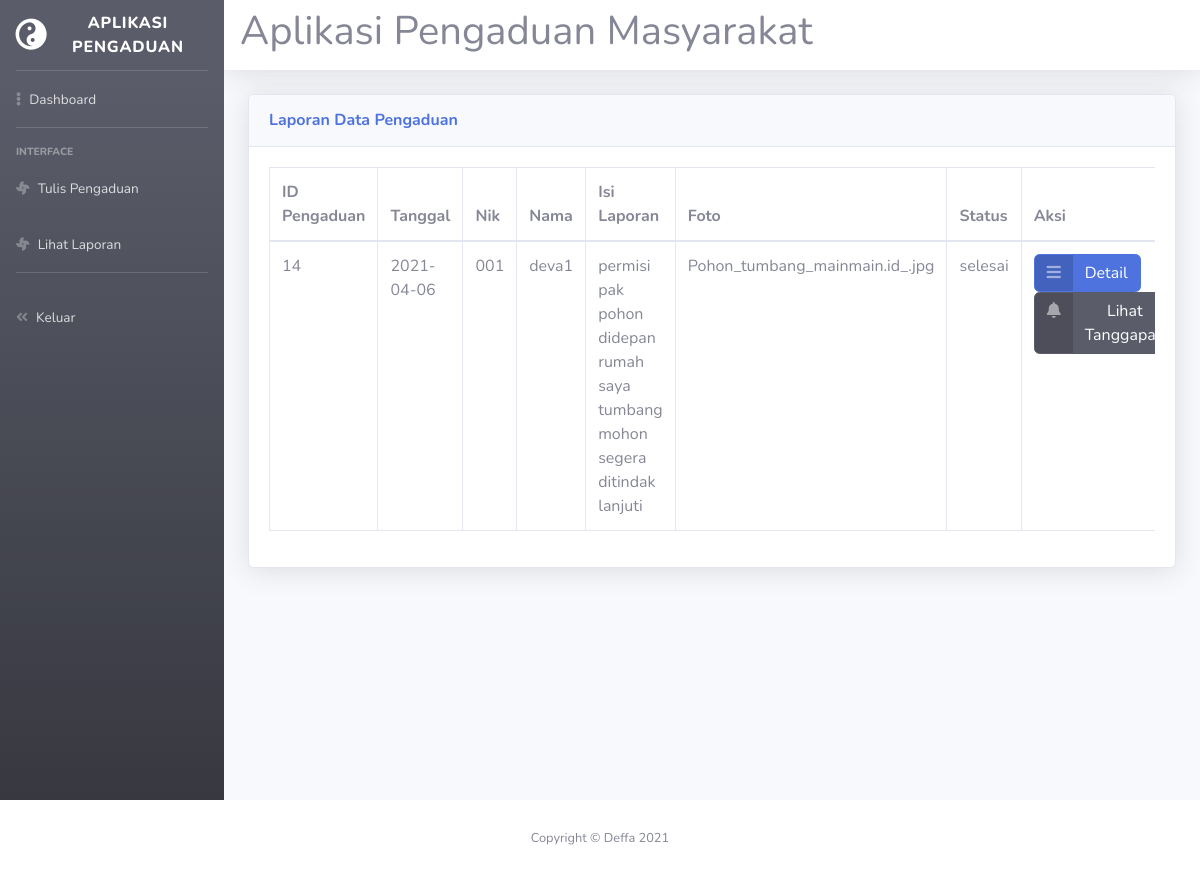
/masyarakat.php?url=lihat_pengaduan (signed in), run on the app's committed database.
### tables this page shows
CREATE TABLE `pengaduan` (
  `id_pengaduan` int(11) NOT NULL,
  `tgl_pengaduan` date NOT NULL,
  `nik` varchar(16) NOT NULL,
  `nama` varchar(35) NOT NULL,
  `isi_laporan` text NOT NULL,
  `foto` varchar(255) NOT NULL,
  `status` enum('0','proses','selesai') NOT NULL
);

### lihat_pengaduan.php (the view, shortened to what this page needs)
<!DOCTYPE html>
<html lang="en">
<head>
  <link href="vendor/fontawesome-free/css/all.min.css" rel="stylesheet" type="text/css">
  <link href="css/sb-admin-2.min.css" rel="stylesheet">
  <link href="vendor/datatables/dataTables.bootstrap4.min.css" rel="stylesheet">
</head>
<body id="page-top">
          <div class="card shadow mb-4">
            <div class="card-header py-3">
              <b><h6 class="m-0 font-weight-bold text-primary">Laporan Data Pengaduan</h6></b>
            </div>
            <div class="card-body">
              <div class="table-responsive">
                <table class="table table-bordered" id="dataTable" width="100%" cellspacing="0">
                  <thead>
                    <tr>
                      <th>ID Pengaduan</th>
                      <th>Tanggal</th>
                      <th>Nik</th>
                      <th>Nama</th>
                      <th>Isi Laporan</th>
                      <th>Foto</th>
                      <th>Status</th>
                      <th>Aksi</th>
                    </tr>
                  </thead>
                  <?php
                  require 'koneksi.php';
                  $sql=mysqli_query($con,"select * from pengaduan where nik='$_SESSION[nik]'");
                  while($data=mysqli_fetch_array($sql)){
                  ?>
                  <tbody>
                    <tr>
                      <td><?php echo $data['id_pengaduan'];?></td>
                      <td><?php echo $data['tgl_pengaduan'];?></td>
                      <td><?php echo $data['nik'];?></td>
                      <td><?php echo $data['nama'];?></td>
                      <td><?php echo $data['isi_laporan'];?></td>
                      <td><?php echo $data['foto'];?></td>
                      <td><?php echo $data['status'];?></td>
                      <td>
                    <a href="?url=detail_pengaduan&id=<?php echo $data['id_pengaduan']; ?>" class="btn btn-primary btn-icon-split">
                    <span class="icon text-white-50">
                    <i class="fas fa-bars"></i>
                    </span>
                    <span class="text">Detail</span>
                    </a>
                    <a href="?url=lihat_tanggapan&id=<?php echo $data['id_pengaduan']; ?>" class="btn btn-dark btn-icon-split">
                    <span class="icon text-white-50">
                    <i class="fas fa-bell"></i>
                    </span>
                    <span class="text">Lihat Tanggapan</span>
                    </a>
                      </td>
                    </tr>
                  </tbody>
                  <?php } ?>
                </table>
              </div>
            </div>
          </div>
        </div>
      </div>
    </div>
  </div>
</body>
</html>

### data on the page
pengaduan: id_pengaduan "14", tgl_pengaduan "2021-04-06", nik "001", nama "deva1", isi_laporan "permisi pak pohon didepan rumah saya tumbang mohon segera ditindak lanjuti", foto "Pohon_tumbang_mainmain.id_.jpg", status "selesai"
